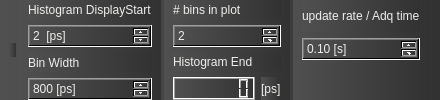
            <widget class="QFrame" name="generalconfwid">
             <property name="sizePolicy">
              <sizepolicy hsizetype="Preferred" vsizetype="Minimum">
               <horstretch>0</horstretch>
               <verstretch>0</verstretch>
              </sizepolicy>
             </property>
             <property name="styleSheet">
              <string notr="true">background-color: qlineargradient(spread:pad, x1:0, y1:0, x2:1, y2:0, stop:0 rgba(80, 80, 80, 255), stop:1 rgba(50, 50, 50, 255));</string>
             </property>
             <layout class="QHBoxLayout" name="horizontalLayout_4">
              <property name="spacing">
               <number>3</number>
              </property>
              <property name="sizeConstraint">
               <enum>QLayout::SetDefaultConstraint</enum>
              </property>
              <property name="leftMargin">
               <number>9</number>
              </property>
              <property name="topMargin">
               <number>0</number>
              </property>
              <property name="bottomMargin">
               <number>0</number>
              </property>
              <item>
               <widget class="QLabel" name="label_8">
                <property name="sizePolicy">
                 <sizepolicy hsizetype="Fixed" vsizetype="Fixed">
                  <horstretch>0</horstretch>
                  <verstretch>0</verstretch>
                 </sizepolicy>
                </property>
                <property name="palette">
                 <palette>
                  <active>
                   <colorrole role="WindowText">
                    <brush brushstyle="SolidPattern">
                     <color alpha="255">
                      <red>238</red>
                      <green>238</green>
                      <blue>236</blue>
                     </color>
                    </brush>
                   </colorrole>
                   <colorrole role="Button">
                    <brush brushstyle="LinearGradientPattern">
                     <gradient startx="0.000000000000000" starty="0.000000000000000" endx="1.000000000000000" endy="0.000000000000000" type="LinearGradient" spread="PadSpread" coordinatemode="ObjectBoundingMode">
                      <gradientstop position="0.000000000000000">
                       <color alpha="255">
                        <red>80</red>
                        <green>80</green>
                        <blue>80</blue>
                       </color>
                      </gradientstop>
                      <gradientstop position="1.000000000000000">
                       <color alpha="255">
                        <red>50</red>
                        <green>50</green>
                        <blue>50</blue>
                       </color>
                      </gradientstop>
                     </gradient>
                    </brush>
                   </colorrole>
                   <colorrole role="Light">
                    <brush brushstyle="SolidPattern">
                     <color alpha="255">
                      <red>255</red>
                      <green>255</green>
                      <blue>255</blue>
                     </color>
                    </brush>
                   </colorrole>
                   <colorrole role="Midlight">
                    <brush brushstyle="SolidPattern">
                     <color alpha="255">
                      <red>255</red>
                      <green>255</green>
                      <blue>255</blue>
                     </color>
                    </brush>
                   </colorrole>
                   <colorrole role="Dark">
                    <brush brushstyle="SolidPattern">
                     <color alpha="255">
                      <red>127</red>
                      <green>127</green>
                      <blue>127</blue>
                     </color>
                    </brush>
                   </colorrole>
                   <colorrole role="Mid">
                    <brush brushstyle="SolidPattern">
                     <color alpha="255">
                      <red>170</red>
                      <green>170</green>
                      <blue>170</blue>
                     </color>
                    </brush>
                   </colorrole>
                   <colorrole role="Text">
                    <brush brushstyle="SolidPattern">
                     <color alpha="255">
                      <red>0</red>
                      <green>0</green>
                      <blue>0</blue>
                     </color>
                    </brush>
                   </colorrole>
                   <colorrole role="BrightText">
                    <brush brushstyle="SolidPattern">
                     <color alpha="255">
                      <red>255</red>
                      <green>255</green>
                      <blue>255</blue>
                     </color>
                    </brush>
                   </colorrole>
                   <colorrole role="ButtonText">
                    <brush brushstyle="SolidPattern">
                     <color alpha="255">
                      <red>0</red>
                      <green>0</green>
                      <blue>0</blue>
                     </color>
                    </brush>
                   </colorrole>
                   <colorrole role="Base">
                    <brush brushstyle="LinearGradientPattern">
                     <gradient startx="0.000000000000000" starty="0.000000000000000" endx="1.000000000000000" endy="0.000000000000000" type="LinearGradient" spread="PadSpread" coordinatemode="ObjectBoundingMode">
                      <gradientstop position="0.000000000000000">
                       <color alpha="255">
                        <red>80</red>
                        <green>80</green>
                        <blue>80</blue>
                       </color>
                      </gradientstop>
                      <gradientstop position="1.000000000000000">
                       <color alpha="255">
                        <red>50</red>
                        <green>50</green>
                        <blue>50</blue>
                       </color>
                      </gradientstop>
                     </gradient>
                    </brush>
                   </colorrole>
                   <colorrole role="Window">
                    <brush brushstyle="LinearGradientPattern">
                     <gradient startx="0.000000000000000" starty="0.000000000000000" endx="1.000000000000000" endy="0.000000000000000" type="LinearGradient" spread="PadSpread" coordinatemode="ObjectBoundingMode">
                      <gradientstop position="0.000000000000000">
                       <color alpha="255">
                        <red>80</red>
                        <green>80</green>
                        <blue>80</blue>
                       </color>
                      </gradientstop>
                      <gradientstop position="1.000000000000000">
                       <color alpha="255">
                        <red>50</red>
                        <green>50</green>
                        <blue>50</blue>
                       </color>
                      </gradientstop>
                     </gradient>
                    </brush>
                   </colorrole>
                   <colorrole role="Shadow">
                    <brush brushstyle="SolidPattern">
                     <color alpha="255">
                      <red>0</red>
                      <green>0</green>
                      <blue>0</blue>
                     </color>
                    </brush>
                   </colorrole>
                   <colorrole role="AlternateBase">
                    <brush brushstyle="SolidPattern">
                     <color alpha="255">
                      <red>255</red>
                      <green>255</green>
                      <blue>255</blue>
                     </color>
                    </brush>
                   </colorrole>
                   <colorrole role="ToolTipBase">
                    <brush brushstyle="SolidPattern">
                     <color alpha="255">
                      <red>255</red>
                      <green>255</green>
                      <blue>220</blue>
                     </color>
                    </brush>
                   </colorrole>
                   <colorrole role="ToolTipText">
                    <brush brushstyle="SolidPattern">
                     <color alpha="255">
                      <red>0</red>
                      <green>0</green>
                      <blue>0</blue>
                     </color>
                    </brush>
                   </colorrole>
                   <colorrole role="PlaceholderText">
                    <brush brushstyle="NoBrush">
                     <color alpha="128">
                      <red>0</red>
                      <green>0</green>
                      <blue>0</blue>
                     </color>
                    </brush>
                   </colorrole>
                  </active>
                  <inactive>
                   <colorrole role="WindowText">
                    <brush brushstyle="SolidPattern">
                     <color alpha="255">
                      <red>238</red>
                      <green>238</green>
                      <blue>236</blue>
                     </color>
                    </brush>
                   </colorrole>
                   <colorrole role="Button">
                    <brush brushstyle="LinearGradientPattern">
                     <gradient startx="0.000000000000000" starty="0.000000000000000" endx="1.000000000000000" endy="0.000000000000000" type="LinearGradient" spread="PadSpread" coordinatemode="ObjectBoundingMode">
                      <gradientstop position="0.000000000000000">
                       <color alpha="255">
                        <red>80</red>
                        <green>80</green>
                        <blue>80</blue>
                       </color>
                      </gradientstop>
                      <gradientstop position="1.000000000000000">
                       <color alpha="255">
                        <red>50</red>
                        <green>50</green>
                        <blue>50</blue>
                       </color>
                      </gradientstop>
                     </gradient>
                    </brush>
                   </colorrole>
                   <colorrole role="Light">
                    <brush brushstyle="SolidPattern">
                     <color alpha="255">
                      <red>255</red>
                      <green>255</green>
                      <blue>255</blue>
                     </color>
                    </brush>
                   </colorrole>
                   <colorrole role="Midlight">
                    <brush brushstyle="SolidPattern">
                     <color alpha="255">
                      <red>255</red>
                      <green>255</green>
                      <blue>255</blue>
                     </color>
                    </brush>
                   </colorrole>
                   <colorrole role="Dark">
                    <brush brushstyle="SolidPattern">
                     <color alpha="255">
                      <red>127</red>
                      <green>127</green>
                      <blue>127</blue>
                     </color>
                    </brush>
                   </colorrole>
                   <colorrole role="Mid">
                    <brush brushstyle="SolidPattern">
                     <color alpha="255">
                      <red>170</red>
                      <green>170</green>
                      <blue>170</blue>
                     </color>
                    </brush>
                   </colorrole>
                   <colorrole role="Text">
                    <brush brushstyle="SolidPattern">
                     <color alpha="255">
                      <red>0</red>
                      <green>0</green>
                      <blue>0</blue>
                     </color>
                    </brush>
                   </colorrole>
                   <colorrole role="BrightText">
                    <brush brushstyle="SolidPattern">
                     <color alpha="255">
                      <red>255</red>
                      <green>255</green>
                      <blue>255</blue>
                     </color>
                    </brush>
                   </colorrole>
                   <colorrole role="ButtonText">
                    <brush brushstyle="SolidPattern">
                     <color alpha="255">
                      <red>0</red>
                      <green>0</green>
                      <blue>0</blue>
                     </color>
                    </brush>
                   </colorrole>
                   <colorrole role="Base">
                    <brush brushstyle="LinearGradientPattern">
                     <gradient startx="0.000000000000000" starty="0.000000000000000" endx="1.000000000000000" endy="0.000000000000000" type="LinearGradient" spread="PadSpread" coordinatemode="ObjectBoundingMode">
                      <gradientstop position="0.000000000000000">
                       <color alpha="255">
                        <red>80</red>
                        <green>80</green>
                        <blue>80</blue>
                       </color>
                      </gradientstop>
                      <gradientstop position="1.000000000000000">
                       <color alpha="255">
                        <red>50</red>
                        <green>50</green>
                        <blue>50</blue>
                       </color>
                      </gradientstop>
                     </gradient>
                    </brush>
                   </colorrole>
                   <colorrole role="Window">
                    <brush brushstyle="LinearGradientPattern">
                     <gradient startx="0.000000000000000" starty="0.000000000000000" endx="1.000000000000000" endy="0.000000000000000" type="LinearGradient" spread="PadSpread" coordinatemode="ObjectBoundingMode">
                      <gradientstop position="0.000000000000000">
                       <color alpha="255">
                        <red>80</red>
                        <green>80</green>
                        <blue>80</blue>
                       </color>
                      </gradientstop>
                      <gradientstop position="1.000000000000000">
                       <color alpha="255">
                        <red>50</red>
                        <green>50</green>
                        <blue>50</blue>
                       </color>
                      </gradientstop>
                     </gradient>
                    </brush>
                   </colorrole>
                   <colorrole role="Shadow">
                    <brush brushstyle="SolidPattern">
                     <color alpha="255">
                      <red>0</red>
                      <green>0</green>
                      <blue>0</blue>
                     </color>
                    </brush>
                   </colorrole>
                   <colorrole role="AlternateBase">
                    <brush brushstyle="SolidPattern">
                     <color alpha="255">
                      <red>255</red>
                      <green>255</green>
                      <blue>255</blue>
                     </color>
                    </brush>
                   </colorrole>
                   <colorrole role="ToolTipBase">
                    <brush brushstyle="SolidPattern">
                     <color alpha="255">
                      <red>255</red>
                      <green>255</green>
                      <blue>220</blue>
                     </color>
                    </brush>
                   </colorrole>
                   <colorrole role="ToolTipText">
                    <brush brushstyle="SolidPattern">
                     <color alpha="255">
                      <red>0</red>
                      <green>0</green>
                      <blue>0</blue>
                     </color>
                    </brush>
                   </colorrole>
                   <colorrole role="PlaceholderText">
                    <brush brushstyle="NoBrush">
                     <color alpha="128">
                      <red>0</red>
                      <green>0</green>
                      <blue>0</blue>
                     </color>
                    </brush>
                   </colorrole>
                  </inactive>
                  <disabled>
                   <colorrole role="WindowText">
                    <brush brushstyle="SolidPattern">
                     <color alpha="255">
                      <red>127</red>
                      <green>127</green>
                      <blue>127</blue>
                     </color>
                    </brush>
                   </colorrole>
                   <colorrole role="Button">
                    <brush brushstyle="LinearGradientPattern">
                     <gradient startx="0.000000000000000" starty="0.000000000000000" endx="1.000000000000000" endy="0.000000000000000" type="LinearGradient" spread="PadSpread" coordinatemode="ObjectBoundingMode">
                      <gradientstop position="0.000000000000000">
                       <color alpha="255">
                        <red>80</red>
                        <green>80</green>
                        <blue>80</blue>
                       </color>
                      </gradientstop>
                      <gradientstop position="1.000000000000000">
                       <color alpha="255">
                        <red>50</red>
                        <green>50</green>
                        <blue>50</blue>
                       </color>
                      </gradientstop>
                     </gradient>
                    </brush>
                   </colorrole>
                   <colorrole role="Light">
                    <brush brushstyle="SolidPattern">
                     <color alpha="255">
                      <red>255</red>
                      <green>255</green>
                      <blue>255</blue>
                     </color>
                    </brush>
                   </colorrole>
                   <colorrole role="Midlight">
                    <brush brushstyle="SolidPattern">
                     <color alpha="255">
                      <red>255</red>
                      <green>255</green>
                      <blue>255</blue>
                     </color>
                    </brush>
                   </colorrole>
                   <colorrole role="Dark">
                    <brush brushstyle="SolidPattern">
                     <color alpha="255">
                      <red>127</red>
                      <green>127</green>
                      <blue>127</blue>
                     </color>
                    </brush>
                   </colorrole>
                   <colorrole role="Mid">
                    <brush brushstyle="SolidPattern">
                     <color alpha="255">
                      <red>170</red>
                      <green>170</green>
                      <blue>170</blue>
                     </color>
                    </brush>
                   </colorrole>
                   <colorrole role="Text">
                    <brush brushstyle="SolidPattern">
                     <color alpha="255">
                      <red>127</red>
                      <green>127</green>
                      <blue>127</blue>
                     </color>
                    </brush>
                   </colorrole>
                   <colorrole role="BrightText">
                    <brush brushstyle="SolidPattern">
                     <color alpha="255">
                      <red>255</red>
                      <green>255</green>
                      <blue>255</blue>
                     </color>
                    </brush>
                   </colorrole>
                   <colorrole role="ButtonText">
                    <brush brushstyle="SolidPattern">
                     <color alpha="255">
                      <red>127</red>
                      <green>127</green>
                      <blue>127</blue>
                     </color>
                    </brush>
                   </colorrole>
                   <colorrole role="Base">
                    <brush brushstyle="LinearGradientPattern">
                     <gradient startx="0.000000000000000" starty="0.000000000000000" endx="1.000000000000000" endy="0.000000000000000" type="LinearGradient" spread="PadSpread" coordinatemode="ObjectBoundingMode">
                      <gradientstop position="0.000000000000000">
                       <color alpha="255">
                        <red>80</red>
                        <green>80</green>
                        <blue>80</blue>
                       </color>
                      </gradientstop>
                      <gradientstop position="1.000000000000000">
                       <color alpha="255">
                        <red>50</red>
                        <green>50</green>
                        <blue>50</blue>
                       </color>
                      </gradientstop>
                     </gradient>
                    </brush>
                   </colorrole>
                   <colorrole role="Window">
                    <brush brushstyle="LinearGradientPattern">
                     <gradient startx="0.000000000000000" starty="0.000000000000000" endx="1.000000000000000" endy="0.000000000000000" type="LinearGradient" spread="PadSpread" coordinatemode="ObjectBoundingMode">
                      <gradientstop position="0.000000000000000">
                       <color alpha="255">
                        <red>80</red>
                        <green>80</green>
                        <blue>80</blue>
                       </color>
                      </gradientstop>
                      <gradientstop position="1.000000000000000">
                       <color alpha="255">
                        <red>50</red>
                        <green>50</green>
                        <blue>50</blue>
                       </color>
                      </gradientstop>
                     </gradient>
                    </brush>
                   </colorrole>
                   <colorrole role="Shadow">
                    <brush brushstyle="SolidPattern">
                     <color alpha="255">
                      <red>0</red>
                      <green>0</green>
                      <blue>0</blue>
                     </color>
                    </brush>
                   </colorrole>
                   <colorrole role="AlternateBase">
                    <brush brushstyle="SolidPattern">
                     <color alpha="255">
                      <red>255</red>
                      <green>255</green>
                      <blue>255</blue>
                     </color>
                    </brush>
                   </colorrole>
                   <colorrole role="ToolTipBase">
                    <brush brushstyle="SolidPattern">
                     <color alpha="255">
                      <red>255</red>
                      <green>255</green>
                      <blue>220</blue>
                     </color>
                    </brush>
                   </colorrole>
                   <colorrole role="ToolTipText">
                    <brush brushstyle="SolidPattern">
                     <color alpha="255">
                      <red>0</red>
                      <green>0</green>
                      <blue>0</blue>
                     </color>
                    </brush>
                   </colorrole>
                   <colorrole role="PlaceholderText">
                    <brush brushstyle="NoBrush">
                     <color alpha="128">
                      <red>0</red>
                      <green>0</green>
                      <blue>0</blue>
                     </color>
                    </brush>
                   </colorrole>
                  </disabled>
                 </palette>
                </property>
                <property name="text">
                 <string/>
                </property>
                <property name="textFormat">
                 <enum>Qt::RichText</enum>
                </property>
                <property name="pixmap">
                 <pixmap resource="resources.qrc">:/logo15.png</pixmap>
                </property>
                <property name="scaledContents">
                 <bool>true</bool>
                </property>
                <property name="alignment">
                 <set>Qt::AlignBottom|Qt::AlignLeading|Qt::AlignLeft</set>
                </property>
                <property name="wordWrap">
                 <bool>false</bool>
                </property>
                <property name="margin">
                 <number>0</number>
                </property>
                <property name="indent">
                 <number>-1</number>
                </property>
               </widget>
              </item>
              <item>
               <widget class="QWidget" name="ee" native="true">
                <layout class="QVBoxLayout" name="verticalLayout_8">
                 <property name="topMargin">
                  <number>0</number>
                 </property>
                 <property name="bottomMargin">
                  <number>0</number>
                 </property>
                 <item>
                  <widget class="QLabel" name="label_2">
                   <property name="styleSheet">
                    <string notr="true">color: rgb(238, 238, 236);</string>
                   </property>
                   <property name="text">
                    <string>Histogram DisplayStart</string>
                   </property>
                  </widget>
                 </item>
                 <item>
                  <widget class="QSpinBox" name="histStart">
                   <property name="styleSheet">
                    <string notr="true">color: rgb(238, 238, 236);</string>
                   </property>
                   <property name="suffix">
                    <string>  [ps]</string>
                   </property>
                   <property name="minimum">
                    <number>1</number>
                   </property>
                   <property name="maximum">
                    <number>11000000</number>
                   </property>
                   <property name="singleStep">
                    <number>10</number>
                   </property>
                   <property name="value">
                    <number>2</number>
                   </property>
                  </widget>
                 </item>
                 <item>
                  <widget class="QLabel" name="label_70">
                   <property name="styleSheet">
                    <string notr="true">color: rgb(238, 238, 236);</string>
                   </property>
                   <property name="text">
                    <string>Bin Width</string>
                   </property>
                  </widget>
                 </item>
                 <item>
                  <widget class="QSpinBox" name="binWidth">
                   <property name="styleSheet">
                    <string notr="true">color: rgb(238, 238, 236);</string>
                   </property>
                   <property name="suffix">
                    <string> [ps]</string>
                   </property>
                   <property name="minimum">
                    <number>1</number>
                   </property>
                   <property name="maximum">
                    <number>1000000</number>
                   </property>
                   <property name="value">
                    <number>800</number>
                   </property>
                  </widget>
                 </item>
                </layout>
               </widget>
              </item>
              <item>
               <widget class="QWidget" name="rr" native="true">
                <layout class="QVBoxLayout" name="verticalLayout_9">
                 <property name="topMargin">
                  <number>0</number>
                 </property>
                 <property name="bottomMargin">
                  <number>0</number>
                 </property>
                 <item>
                  <widget class="QLabel" name="label_4">
                   <property name="sizePolicy">
                    <sizepolicy hsizetype="Preferred" vsizetype="Minimum">
                     <horstretch>0</horstretch>
                     <verstretch>0</verstretch>
                    </sizepolicy>
                   </property>
                   <property name="styleSheet">
                    <string notr="true">color: rgb(238, 238, 236);</string>
                   </property>
                   <property name="text">
                    <string># bins in plot</string>
                   </property>
                  </widget>
                 </item>
                 <item>
                  <widget class="QSpinBox" name="binsinplot">
                   <property name="styleSheet">
                    <string notr="true">color: rgb(238, 238, 236);</string>
                   </property>
                   <property name="minimum">
                    <number>2</number>
                   </property>
                   <property name="maximum">
                    <number>1000000</number>
                   </property>
                  </widget>
                 </item>
                 <item>
                  <widget class="QLabel" name="label_111">
                   <property name="styleSheet">
                    <string notr="true">color: rgb(238, 238, 236);</string>
                   </property>
                   <property name="text">
                    <string>Histogram End</string>
                   </property>
                  </widget>
                 </item>
                 <item>
                  <layout class="QHBoxLayout" name="horizontalLayout_32">
                   <item>
                    <widget class="QLCDNumber" name="HistoEndDisplay">
                     <property name="sizePolicy">
                      <sizepolicy hsizetype="Minimum" vsizetype="Minimum">
                       <horstretch>0</horstretch>
                       <verstretch>0</verstretch>
                      </sizepolicy>
                     </property>
                     <property name="digitCount">
                      <number>7</number>
                     </property>
                    </widget>
                   </item>
                   <item>
                    <widget class="QLabel" name="label_112">
                     <property name="sizePolicy">
                      <sizepolicy hsizetype="Minimum" vsizetype="Preferred">
                       <horstretch>0</horstretch>
                       <verstretch>0</verstretch>
                      </sizepolicy>
                     </property>
                     <property name="styleSheet">
                      <string notr="true">color: rgb(238, 238, 236);</string>
                     </property>
                     <property name="text">
                      <string>[ps]</string>
                     </property>
                    </widget>
                   </item>
                  </layout>
                 </item>
                </layout>
               </widget>
              </item>
              <item>
               <widget class="QWidget" name="ww" native="true">
                <layout class="QVBoxLayout" name="verticalLayout_7">
                 <property name="topMargin">
                  <number>0</number>
                 </property>
                 <property name="bottomMargin">
                  <number>0</number>
                 </property>
                 <item>
                  <widget class="QLabel" name="label_5">
                   <property name="sizePolicy">
                    <sizepolicy hsizetype="Preferred" vsizetype="Minimum">
                     <horstretch>0</horstretch>
                     <verstretch>0</verstretch>
                    </sizepolicy>
                   </property>
                   <property name="styleSheet">
                    <string notr="true">color: rgb(238, 238, 236);</string>
                   </property>
                   <property name="text">
                    <string>update rate / Adq time</string>
                   </property>
                  </widget>
                 </item>
                 <item>
                  <widget class="QDoubleSpinBox" name="adqtime">
                   <property name="styleSheet">
                    <string notr="true">color: rgb(238, 238, 236);</string>
                   </property>
                   <property name="suffix">
                    <string> [s]</string>
                   </property>
                   <property name="minimum">
                    <double>0.100000000000000</double>
                   </property>
                   <property name="maximum">
                    <double>1000.000000000000000</double>
                   </property>
                   <property name="singleStep">
                    <double>1.000000000000000</double>
                   </property>
                  </widget>
                 </item>
                 <item>
                  <spacer name="verticalSpacer_14">
                   <property name="orientation">
                    <enum>Qt::Vertical</enum>
                   </property>
                   <property name="sizeType">
                    <enum>QSizePolicy::Minimum</enum>
                   </property>
                   <property name="sizeHint" stdset="0">
                    <size>
                     <width>20</width>
                     <height>40</height>
                    </size>
                   </property>
                  </spacer>
                 </item>
                </layout>
               </widget>
              </item>
             </layout>
            </widget>
